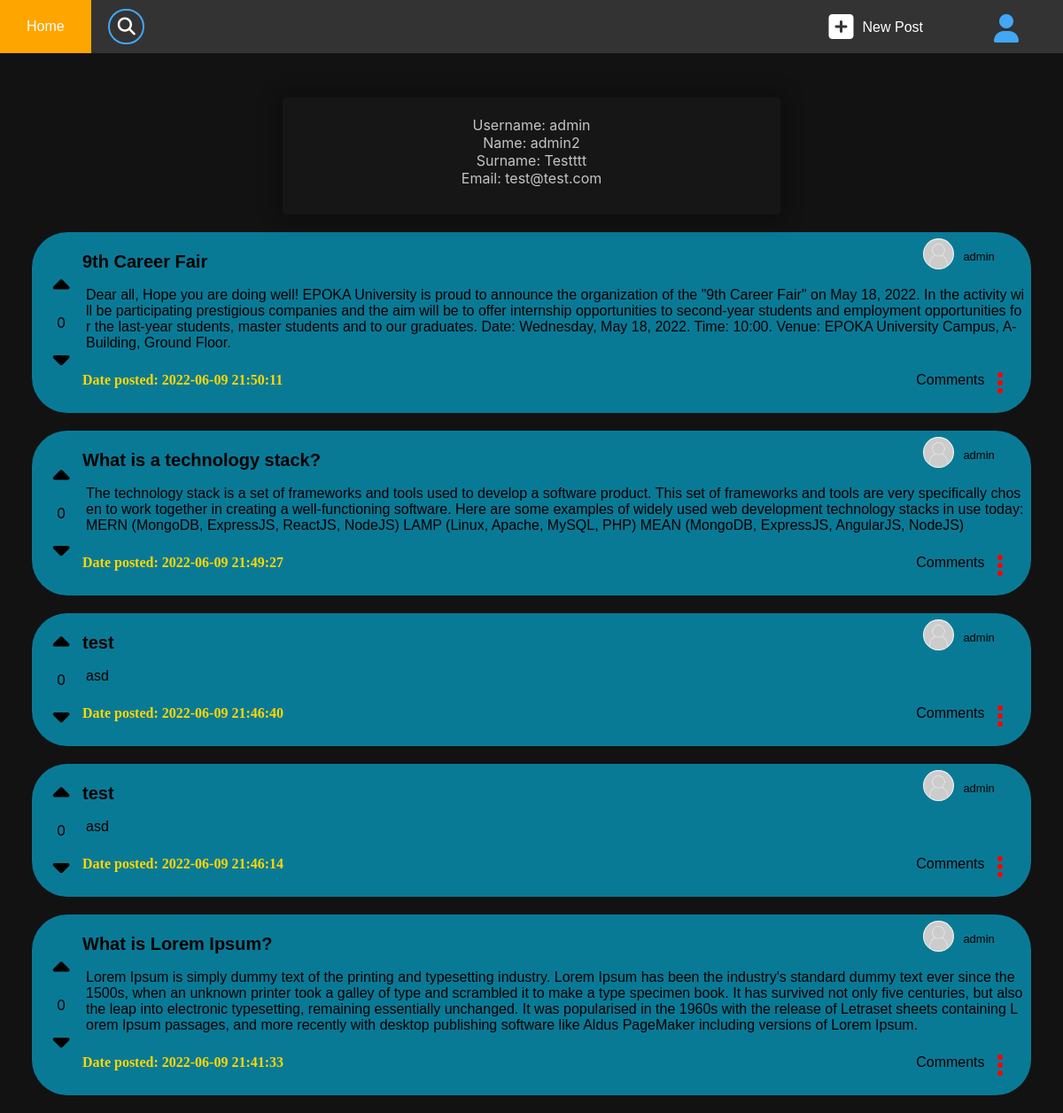
The page /account?username=admin (signed in) on the database as committed earlier.
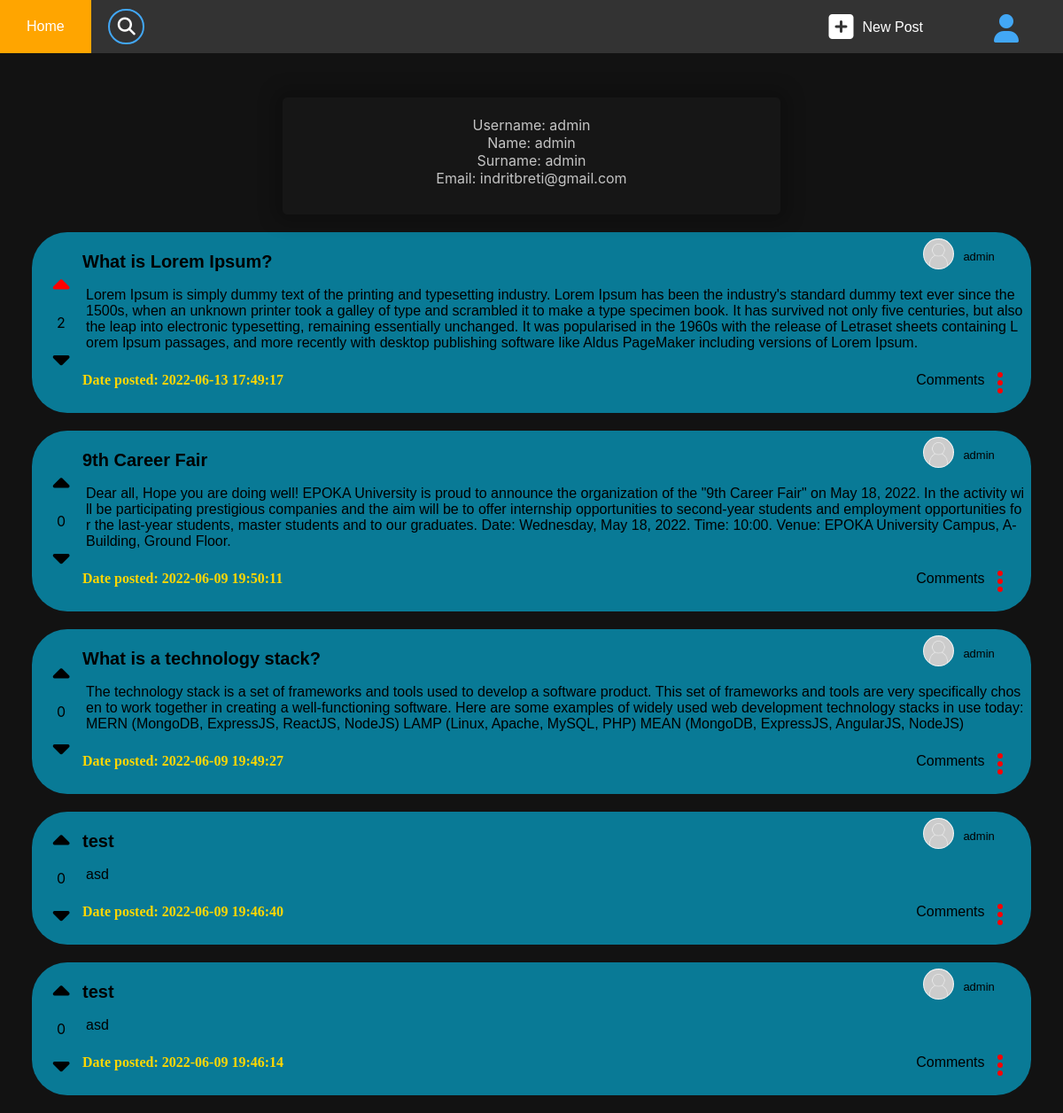
The same page on the database as committed later.
### tables this page shows
CREATE TABLE `users` (
  `username` varchar(20) NOT NULL,
  `name` varchar(20) NOT NULL,
  `surname` varchar(20) NOT NULL,
  `role` int(11) NOT NULL,
  `email` varchar(32) NOT NULL,
  `birthday` date NOT NULL,
  `password` char(32) NOT NULL
);

CREATE TABLE `posts` (
  `postId` int(11) NOT NULL,
  `title` varchar(100) NOT NULL,
  `content` mediumtext NOT NULL,
  `username` varchar(20) NOT NULL,
  `timestampPosted` timestamp NOT NULL DEFAULT '1970-12-31 22:00:01',
  `timestampUpdated` timestamp NOT NULL DEFAULT current_timestamp() ON UPDATE current_timestamp()
);

CREATE TABLE `votes` (
  `voteId` int(11) NOT NULL,
  `postId` int(11) NOT NULL,
  `username` varchar(20) NOT NULL,
  `value` tinyint(1) NOT NULL,
  `timestampSubmitted` timestamp NOT NULL DEFAULT current_timestamp() ON UPDATE current_timestamp()
);

### src/auth.php (called while the page is built, shortened)
<?php
    function checkAuth(){
        if (isset($_SESSION["username"]) && isset($_SESSION["hashedPass"])) {
            return true;
        }
        return false;
    }
?>

### account/index.php (the view, shortened to what the changed rows need)
<!DOCTYPE html>
<html>
<head>
    <link rel="stylesheet" type="text/css" href="/askepoka.al/assets/stylesheet.css" />
    <link rel="stylesheet" type="text/css" href="/askepoka.al/assets/css/posts_stylesheet.css" />
    <link rel="stylesheet" href="/askepoka.al/templates/dots_dropdown.css">
</head>
<body>
    <link rel="stylesheet" type="text/css" href="/askepoka.al/templates/navbar/nav_stylesheet.css" />
    <?php
    require(ROOT_DIR . "/src/auth.php");
    if (checkAuth()) {
        require(ROOT_DIR . "/src/database.php");
        require(ROOT_DIR . "/src/functions.php");
        if (isset($_GET["username"]) &&  $_GET["username"] !== null) {
            $username = $_GET["username"];
        } else {
            $username = $_SESSION["username"];
        }
        if ($username === $_SESSION["username"]) {
            $sql = 'SELECT role, name, surname, birthday, email, username  FROM users WHERE username =  ?';
            try {
                $stmt = $conn->prepare($sql);
                $stmt->execute(array($username));
                $row = $stmt->fetch();
                if ($row == null) {
                    echo "User not found!";
                    $_SESSION["error"] = "User not found!";
                    die();
                }
                $role = $row["role"];
                $name = $row["name"];
                $surname = $row["surname"];
                $date = $row["birthday"];
                $email = $row["email"];
            } catch (Exception $e) {
                echo $e;
            };
            echo '    <div class="centered">
                            <div class="container">
                    <label>Username: ' . $username . '</label></br>
                    <label>Name: ' . $name . '</label></br>
                    <label>Surname: ' . $surname . '</label></br>
                    <label>Email: ' . $email . '</label></br>
                    <label>Birthday: ' . $date . '</label></br>
                    <label>Role: ' . $role . '</label>
                    <br>
                    <br>
                    <form method="post">
                        <input type="submit" name="updateBtn" id="updateBtn" class="customButton" value="Update Values" />
                    </form>
                    </div>
                    </div>
                    ';
            if (isset($_POST['updateBtn'])) {
                header('Location:update?name=' . $name . '&surname=' . $surname . '&date=' . $date . '&email=' . $email . '&username=' . $username);
            }
        } else {
            $sql = 'SELECT name, surname, email, username FROM users WHERE username =  ?';
            try {
                $stmt = $conn->prepare($sql);
                $stmt->execute(array($username));
                $row = $stmt->fetch();
                $name = $row["name"];
                $surname = $row["surname"];
                $email = $row["email"];
            } catch (Exception $e) {
                echo $e;
            };
            echo '    <div class="centered">
                            <div class="container">
                    <label>Username: ' . $username . '</label></br>
                    <label>Name: ' . $name . '</label></br>
                    <label>Surname: ' . $surname . '</label></br>
                    <label>Email: ' . $email . '</label></br></div></div>
                    ';
        }
        try {
            if (isset($_GET["search"])) {
                $param = "%" . strtolower($_GET['search']) . "%";
                $sql = 'SELECT `posts`.`postId` as postId, title, content, `posts`.`username` as username, timestampPosted, timestampUpdated, voteId, value, timestampSubmitted
                FROM `posts`
                LEFT OUTER JOIN `votes` ON `votes`.`postId` = `posts`.`postId` AND `votes`.`username`= ? WHERE `posts`.`username` = ? AND (LOWER(title) LIKE ? OR LOWER(content) LIKE ?)
                ORDER BY timestampPosted DESC LIMIT 10';
                $stmt = $conn->prepare($sql);
                $stmt->execute([$username, $username, $param, $param]);
            } else {
                $sql = 'SELECT `posts`.`postId` as postId, title, content, `posts`.`username` as username, timestampPosted, timestampUpdated, voteId, value, timestampSubmitted
                FROM `posts`
                LEFT OUTER JOIN `votes` ON `votes`.`postId` = `posts`.`postId` AND `votes`.`username`= ? WHERE `posts`.`username` = ?
                ORDER BY timestampPosted DESC LIMIT 10';
                $stmt = $conn->prepare($sql);
                $stmt->execute([$username, $username]);
            }
            $results = $stmt->fetchAll();
            foreach ($results as $row) {
                $postId = $row["postId"];
                $postTitle = $row["title"];
                $postContent = makeUrltoLink($row["content"]);
                $postUser = $row["username"];
                $timestampPosted = $row["timestampPosted"];
                $sql_votes = 'SELECT SUM(value) as cnt FROM votes WHERE `postId` = ?';
                $stmt_votes = $conn->prepare($sql_votes);
                $stmt_votes->execute([$postId]);
                $results_votes = $stmt_votes->fetch();
                $votesCNT = $results_votes["cnt"];
                if ($votesCNT == null)
                    $votesCNT = 0;
                $userVoteValue = $row["value"];
                if ($userVoteValue == null)
                    $userVoteValue = 0;
                $upBtnClass = "";
                if ($userVoteValue == 1) {
                    $upBtnClass = "vote-btn-checked";
                }
                $downBtnClass = "";
                $postControlsUser = "";
                echo '
                <div class="card" id="post_' . $postId . '">
                    <table class="card-table">
                        <tr class="card-table">
                            <td rowspan="3" colspan="1" class="card-table card-votes">
                                <div class="votes">
                                    <div id="upBtn_' . $postId . '" class="fa-solid fa-caret-up vote-btn-unchecked ' . $upBtnClass . '" onclick="upVote(' . $postId . ')"></div>
                                    <p class="post-cnt" id="post_' . $postId . '_cnt">' . $votesCNT . '</p>
                                    <div id="downBtn_' . $postId . '" class="fa-solid fa-caret-down vote-btn-unchecked ' . $downBtnClass . '" onclick="downVote(' . $postId . ')"></div>
                                </div>
                            </td>
                            <td class="card-table card-title">
                                ' . $postTitle . '
                            </td>
                            <td  nowrap>
                                <button onclick="location.href=\'/askepoka.al/account?username=' . $postUser . '\'" class="card-button">
                                <div class="posted-by-div"><img src="/askepoka.al/assets/images/defaultAvatar.jpg" alt="Avatar" class="avatar">
                                    <p class="posted-by-username">' . $postUser . '</p>
                                </div>
                                </button>
                            </td>
                        </tr>
                        <tr class="card-table">
                            <td colspan="3" class="card-table card-content">' . $postContent . '</td>
                        </tr>
                        <tr class="card-table">
                            <td colspan="1" class="card-table card-date">
                                <p class="posted-date">Date posted: ' . $timestampPosted . '</p>
                            </td colspan="1" class="card-table card-controls">
                            <td nowrap class="card-table card-controls">
                                <div class="card-comment-btn">Comments</div>
                                <div class="dots_dropdown card-settings">
                                    <ul class="dropbtn icons" onclick="showDotsDropdown(' . $postId . ')">
                                        <li></li>
                                        <li></li>
                                        <li></li>
                                    </ul>
                                    <div id="card_menu_dropdown_' . $postId . '" class="dots_dropdown-content">
                                        ' . $postControlsUser . '
                                    </div>
                                </div>
                            </td>
                        </tr>
                    </table>
                </div>';
            }
        } catch (Exception $e) {
            echo $e;
        };
    } else {
        include(ROOT_DIR . "/templates/loginPrompt.php");
        loginPrompt(ROOT_URL . "/account");
    }
    ?>
</body>
</html>

### src/functions.php
<?php
function makeUrltoLink($string)
{
    $reg_pattern = "/(((http|https|ftp|ftps)\:\/\/)|(www\.))[a-zA-Z0-9\-\.]+\.[a-zA-Z]{2,3}(\:[0-9]+)?(\/\S*)?/";
    return preg_replace($reg_pattern, '<a href="$0" target="_blank" rel="noopener noreferrer">$0</a>', $string);
}

Rows that differ between the two databases and show on the page:
no longer on this page (row edited): posts: votesCNT "0", title "What is Lorem Ipsum?", username "admin", content "Lorem Ipsum is simply dummy text of the printing and typesetting industry. Lorem Ipsum has been the industry's standard dummy text ever since the 1500s, when an unknown printer took a galley of type and scrambled it to make a type specimen book. It has survived not only five centuries, but also the leap into electronic typesetting, remaining essentially unchanged. It was popularised in the 1960s with the release of Letraset sheets containing Lorem Ipsum passages, and more recently with desktop publishing software like Aldus PageMaker including versions of Lorem Ipsum.", timestampPosted "2022-06-09 21:41:33"
changed users: name "admin2" → "admin"; surname "Testttt" → "admin"; email "test@test.com" → "indritbreti@gmail.com"
added votes: value 1 (drawn), votesCNT "2", postId.title "What is Lorem Ipsum?", postId.username "admin", postId.content "Lorem Ipsum is simply dummy text of the printing and typesetting industry. Lorem Ipsum has been the industry's standard dummy text ever since the 1500s, when an unknown printer took a galley of type and scrambled it to make a type specimen book. It has survived not only five centuries, but also the leap into electronic typesetting, remaining essentially unchanged. It was popularised in the 1960s with the release of Letraset sheets containing Lorem Ipsum passages, and more recently with desktop publishing software like Aldus PageMaker including versions of Lorem Ipsum.", postId.timestampPosted "2022-06-13 17:49:17"
changed posts "9th Career Fair": timestampPosted "2022-06-09 21:50:11" → "2022-06-09 19:50:11"
changed posts "What is a technology stack?": timestampPosted "2022-06-09 21:49:27" → "2022-06-09 19:49:27"
changed posts (number 3 of 4 on the later page): timestampPosted "2022-06-09 21:46:40" → "2022-06-09 19:46:40"
changed posts (number 4 of 4 on the later page): timestampPosted "2022-06-09 21:46:14" → "2022-06-09 19:46:14"
